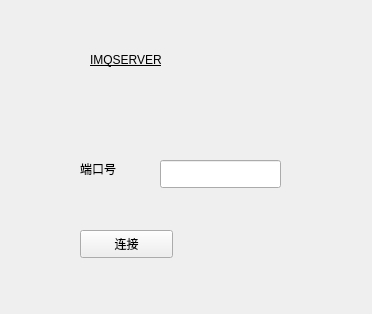
<?xml version="1.0" encoding="UTF-8"?>
<ui version="4.0">
 <class>IMQServer</class>
 <widget class="QWidget" name="IMQServer">
  <property name="geometry">
   <rect>
    <x>0</x>
    <y>0</y>
    <width>372</width>
    <height>314</height>
   </rect>
  </property>
  <property name="windowTitle">
   <string>IMQServer</string>
  </property>
  <widget class="QLabel" name="label">
   <property name="geometry">
    <rect>
     <x>90</x>
     <y>30</y>
     <width>281</width>
     <height>61</height>
    </rect>
   </property>
   <property name="styleSheet">
    <string notr="true">font: oblique 24pt &quot;Cantarell&quot;;
text-decoration: underline;</string>
   </property>
   <property name="text">
    <string>&lt;html&gt;&lt;head/&gt;&lt;body&gt;&lt;p&gt;IMQSERVER&lt;/p&gt;&lt;/body&gt;&lt;/html&gt;</string>
   </property>
  </widget>
  <widget class="QLabel" name="label_2">
   <property name="geometry">
    <rect>
     <x>80</x>
     <y>160</y>
     <width>51</width>
     <height>18</height>
    </rect>
   </property>
   <property name="text">
    <string>&lt;html&gt;&lt;head/&gt;&lt;body&gt;&lt;p&gt;端口号&lt;/p&gt;&lt;/body&gt;&lt;/html&gt;</string>
   </property>
  </widget>
  <widget class="QLineEdit" name="link_port">
   <property name="geometry">
    <rect>
     <x>160</x>
     <y>160</y>
     <width>121</width>
     <height>28</height>
    </rect>
   </property>
   <property name="text">
    <string/>
   </property>
  </widget>
  <widget class="QPushButton" name="server_link">
   <property name="geometry">
    <rect>
     <x>80</x>
     <y>230</y>
     <width>93</width>
     <height>28</height>
    </rect>
   </property>
   <property name="text">
    <string>连接</string>
   </property>
  </widget>
 </widget>
 <layoutdefault spacing="6" margin="11"/>
 <resources/>
 <connections/>
</ui>
